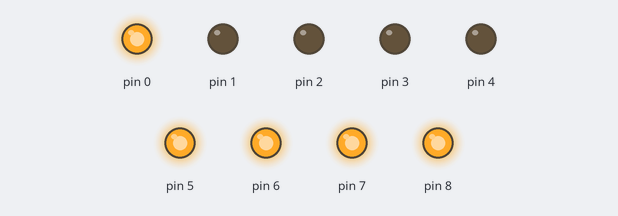
A sketch run on a simulated Arduino Uno, built with avr-gcc and run on an emulated ATmega328P. Shown: output pins drawn as LEDs (lit = HIGH). Random numbers use the default seed unless the sketch sets one.

Above: at 0.1 s.
At 4.4 s:
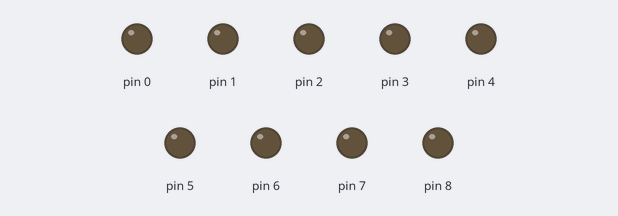
At 8.8 s:
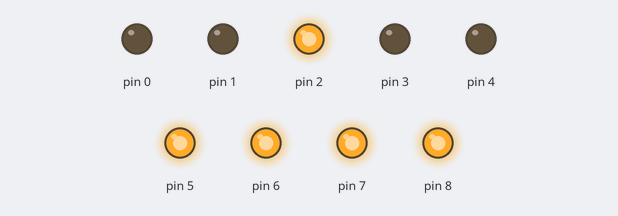
At 17.5 s:
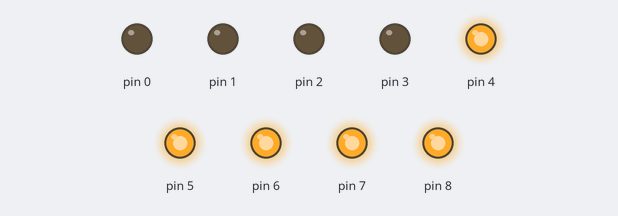
At 24.7 s:
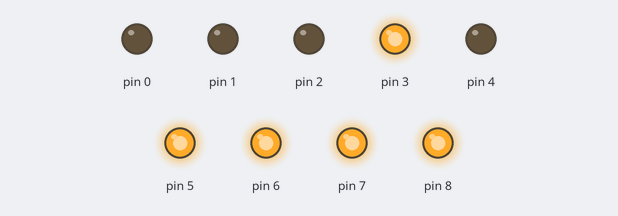
At 39.1 s:
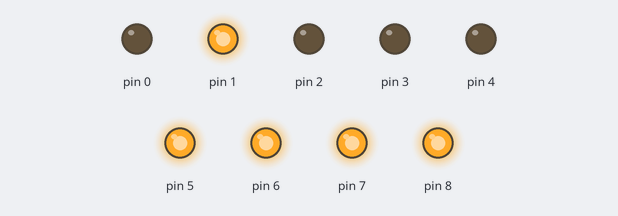
Timing chart, 0 to 40.0 s (numbered marks = the images above):
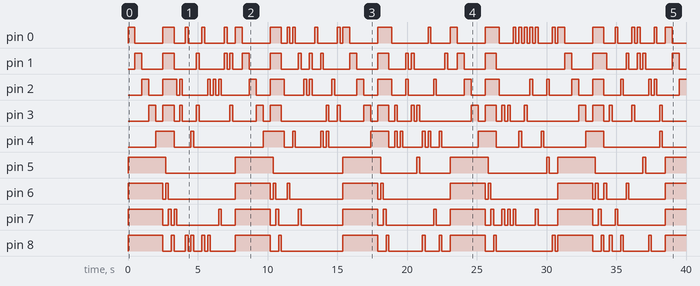

Measured:
- by itself, pin 0: LOW → HIGH at 0.00 s, → LOW 0.50 s later, → HIGH 2.0 s later, → LOW 0.80 s later, … (58 changes in this stretch)
- by itself, pin 1: LOW → HIGH at 0.50 s, → LOW 0.50 s later, → HIGH 1.5 s later, → LOW 0.80 s later, … (46 changes in this stretch)
- by itself, pin 2: LOW → HIGH at 1.0 s, → LOW 0.50 s later, → HIGH 1.0 s later, → LOW 1.0 s later, … (49 changes in this stretch)
- by itself, pin 3: LOW → HIGH at 1.5 s, → LOW 0.50 s later, → HIGH 0.50 s later, → LOW 0.80 s later, … (48 changes in this stretch)
- by itself, pin 4: LOW → HIGH at 2.0 s, → LOW 1.3 s later, → HIGH 1.2 s later, → LOW 0.20 s later, … (34 changes in this stretch)
- by itself, pin 5: LOW → HIGH at 0.00 s, → LOW 2.7 s later, → HIGH 5.0 s later, → LOW 2.7 s later, … (17 changes in this stretch)
- by itself, pin 6: LOW → HIGH at 0.00 s, → LOW 2.5 s later, → HIGH 0.20 s later, → LOW 0.20 s later, … (27 changes in this stretch)
- by itself, pin 7: LOW → HIGH at 0.00 s, → LOW 2.5 s later, → HIGH 0.40 s later, → LOW 0.20 s later, … (39 changes in this stretch)

The sketch:

constantes.ino
```cpp
const int f1 = 0;
const int f2 = 1;
const int f3 = 2;
const int f4 = 3;
const int f5 = 4;

const int c1 = 5;
const int c2 = 6;
const int c3 = 7;
const int c4 = 8;


void operarLed(int fila, int columna, boolean operacion){
  digitalWrite(fila, operacion);
  digitalWrite(columna,operacion);
}


void operarFila(int fila, boolean operacion){
  digitalWrite(fila, operacion);
  for(int i = c1; i<=c4; i++)
    digitalWrite(i,operacion);
}

void operarColumna(int columna, boolean operacion){
  digitalWrite(columna, operacion);
  for(int i = f1; i<=f5; i++)
    digitalWrite(i,operacion);
}

void aleatorio(int tiempo = 200){
  int rf = random(f1, f5+1);
  int rc = random(f1, c4+1);
  digitalWrite(rf, HIGH);
  digitalWrite(rc,HIGH);
  delay(tiempo);
  digitalWrite(rf, LOW);
  digitalWrite(rc, LOW);
  delay(tiempo);
}

void setup() {
  for(int i =0; i<9;i++)
    pinMode(i,OUTPUT);

}

void loop(){
  for(int i = f1; i<=f5;i++){
    operarFila(i, true);
    delay(500);
    operarFila(i, false);
  }

  for(int i = c1; i<=c4;i++){
    operarColumna(i, true);
    delay(200);
    operarColumna(i, false);
  }

  for(int i = 0; i<=10;i++){
    aleatorio();
  }
}
```
